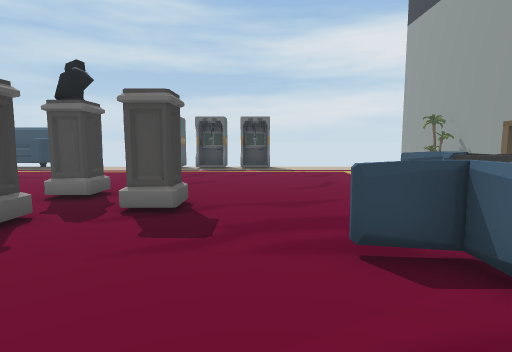
View 1 (above)

18 first-person views from a walk through a scene from a Unity 3-D project. The camera is 1.3 m above the floor, tilts 6° down and sees 80° across. The floor is counted in squares, 1 m on a side. Each view is taken from the middle of a square. On the plan, view 1 faces up. The plan holds only what a view shows up to about 14 squares ahead; the rest is blank. The place goes on beyond the plan. Some animated figures are not drawn.

View 2
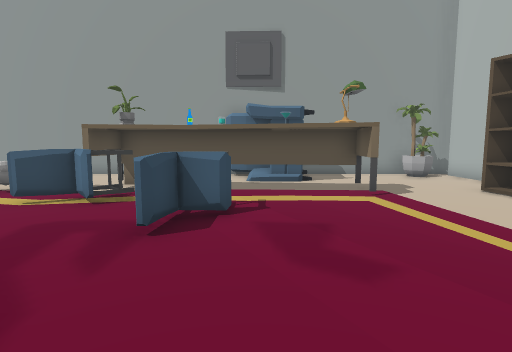

View 3
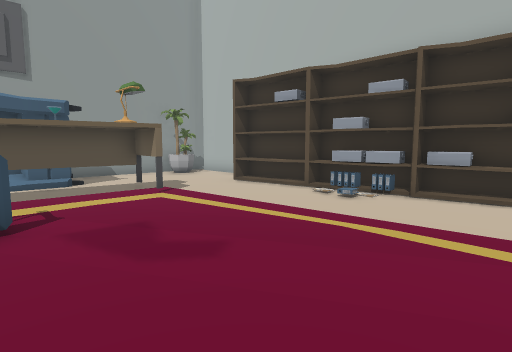

View 4
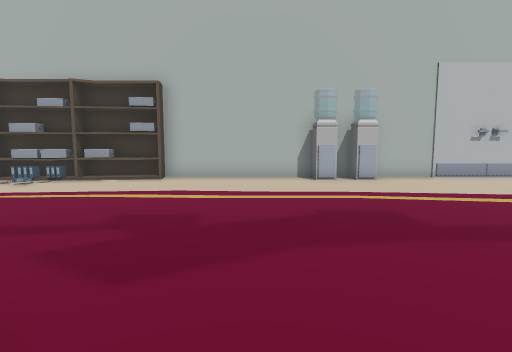

View 5
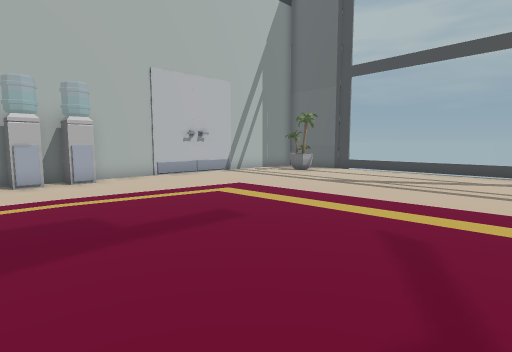

View 6
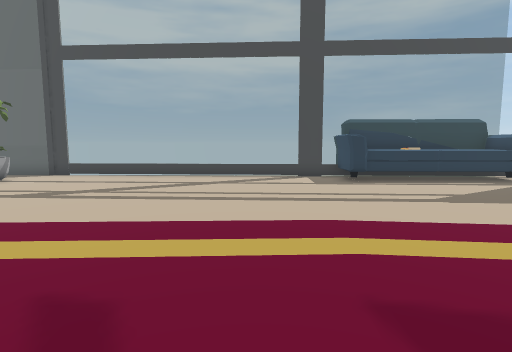

View 7
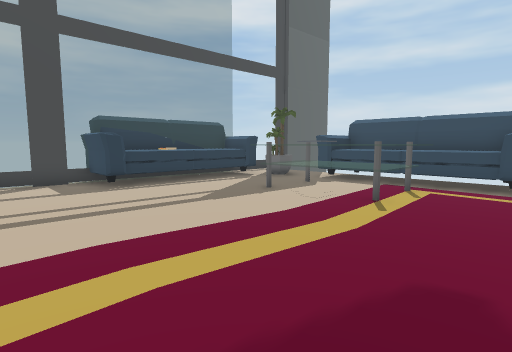

View 8
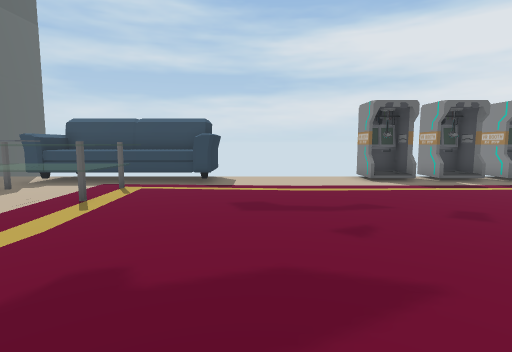

View 9
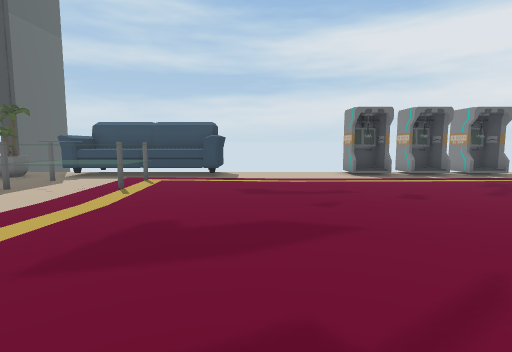

View 10
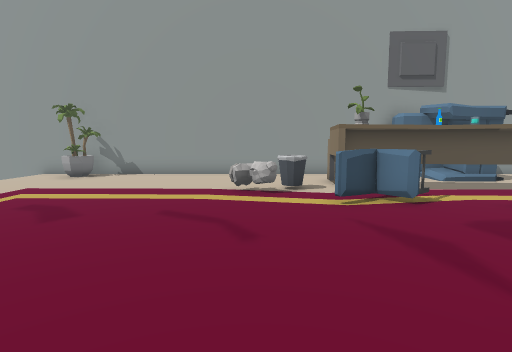

View 11
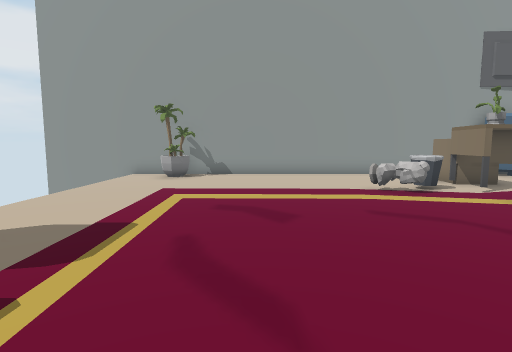

View 12
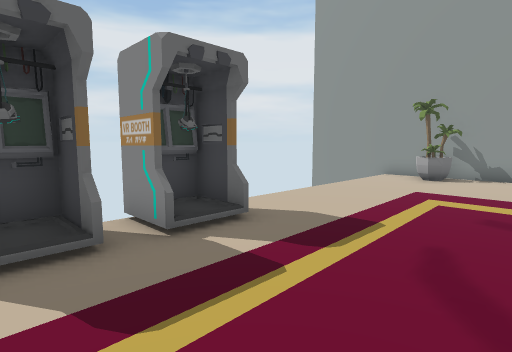

View 13
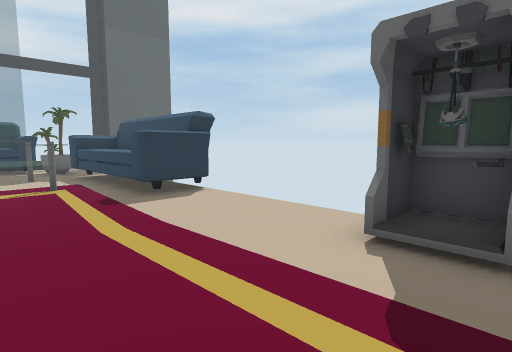

View 14
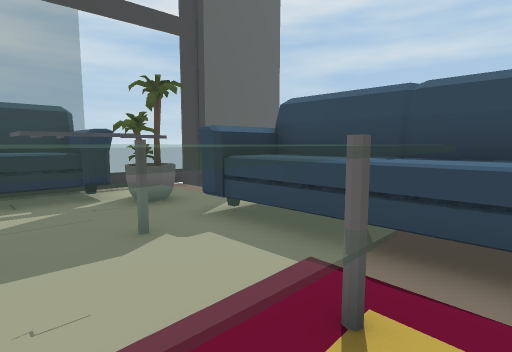

View 15
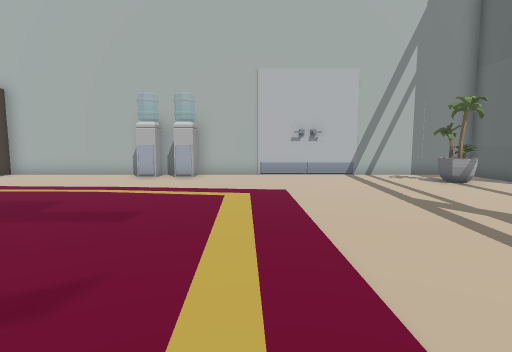

View 16
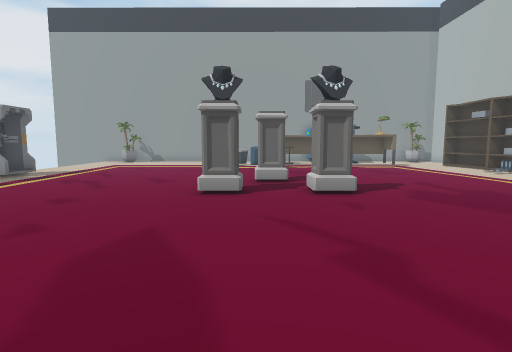

View 17
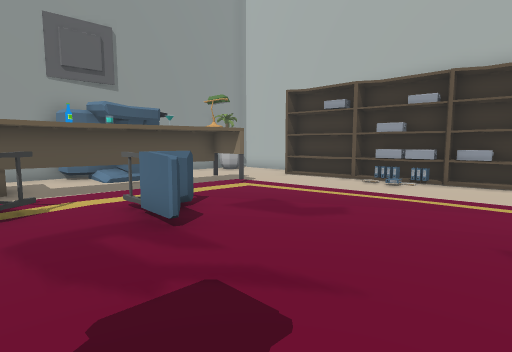

View 18
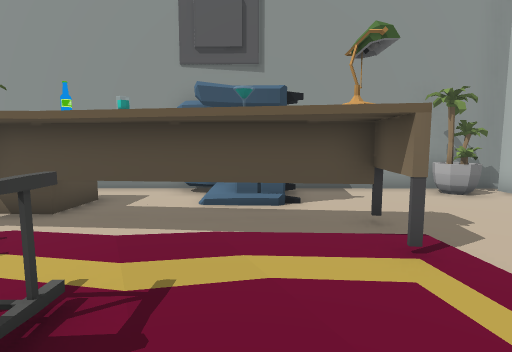

### Floor plan
Key: @ floor where view 1 was taken; # wall or solid block; x gap in a wall; . main floor; : floor 0.25 m higher than the main floor; = window, fence, low wall or low ledge; R drawers; S shelf; P plant; C water cooler; T table; B bin; O other object.
Columns run from 23 left of view 1 to 11 right of it. Each row starts with its distance up from view 1.
 19  #    OOOOOO     O  ##O           #
 18  ....OOOOOOO.....#OO###OO.........#
 17  ..P.OOOOOOO.....O O##O O.........#
 16  OOP.O.....O....................PP#
 15 OOO.. TO T........................#
 14 OOO.. OO  ........................#
 13 OOO.. TO T........................#
 12 OOO...............................#
 11 OOO...............................#
 10 OOO..........................O....#
  9 OOO.........................OO....#
  8 =.................OO.........B....#
  7 =..........................O.O....#
  6 =..........................O..RRR.#
  5 =.................OO.......O..RRR.#
  4 =.......................OO..O.O...#
  3 =........................OO.O.O.. #
  2 =...........................O.O:OO
  1 =.............................OOO
  0 =......................@.....O.OOO#
 -1 =...........................OO....#
 -2 =.................................#
 -3 #.P...............................#
 -4 #.P.........................S.....#
 -5 #...........C#.......SOOOOSSSS..PP#
 -6 ############C#######SSO#####   ##x#

Where each view was taken, in squares from view 1:
view 1: 0 up, 0 right, facing up
view 2: 2 up, 3 left, facing right
view 3: 3 up, 3 left, facing down-right
view 4: 6 up, 7 left, facing down
view 5: 6 up, 8 left, facing down-left
view 6: 6 up, 10 left, facing left
view 7: 6 up, 11 left, facing up-left
view 8: 6 up, 10 left, facing up
view 9: 4 up, 10 left, facing up
view 10: 9 up, 3 left, facing right
view 11: 13 up, 3 left, facing right
view 12: 13 up, 3 left, facing up-right
view 13: 13 up, 4 left, facing up-left
view 14: 13 up, 13 left, facing up-left
view 15: 7 up, 14 left, facing down
view 16: 7 up, 13 left, facing right
view 17: 6 up, 3 left, facing down-right
view 18: 1 up, 1 right, facing right
